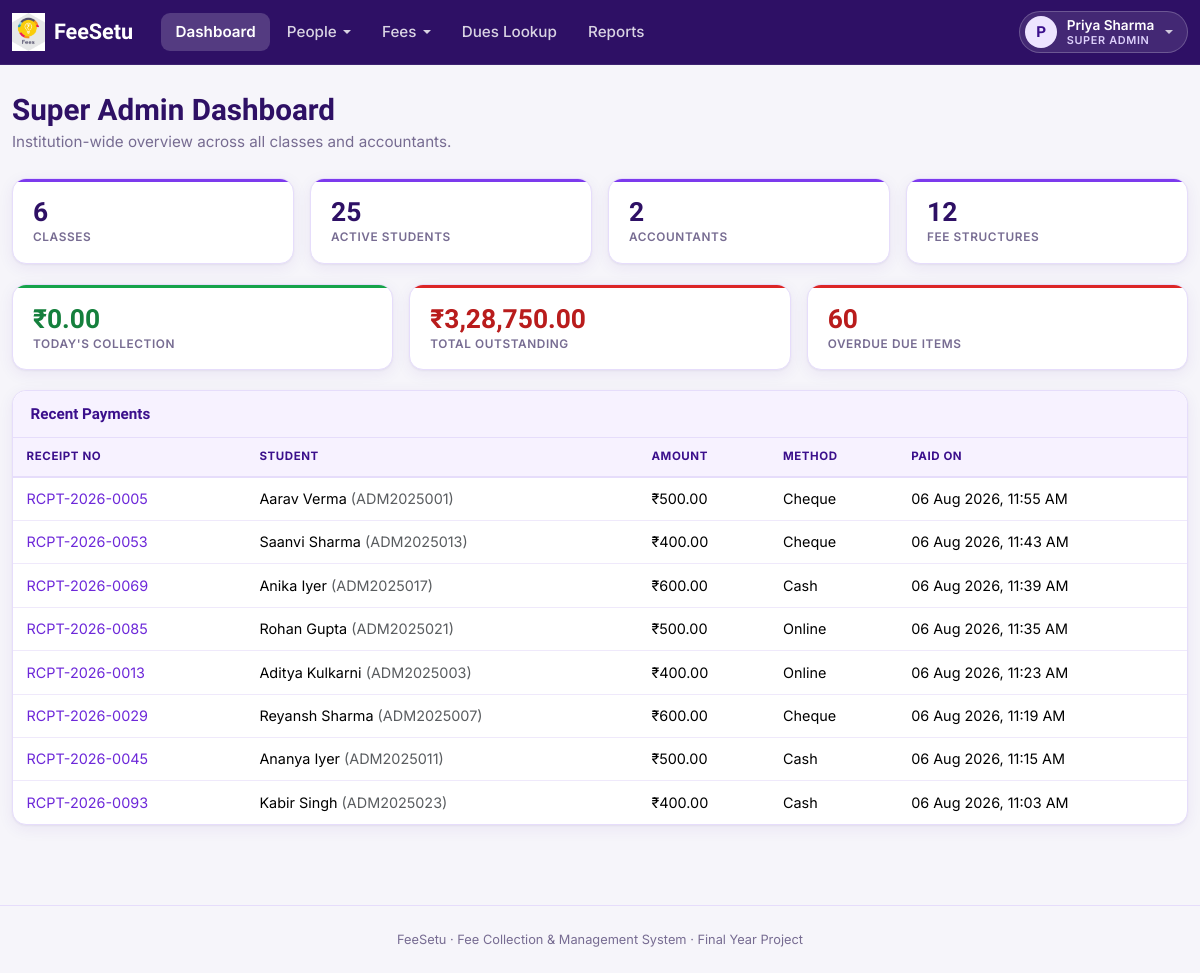
/index.php?route=admin/dashboard (signed in), run on the app's committed database.
### tables this page shows
CREATE TABLE payments (
    id             INT AUTO_INCREMENT PRIMARY KEY,
    student_id     INT NOT NULL,
    receipt_no     VARCHAR(30) NOT NULL UNIQUE,
    amount         DECIMAL(10,2) NOT NULL,
    method         ENUM('cash','cheque','online') NOT NULL DEFAULT 'cash',
    reference_no   VARCHAR(60) NULL,
    remarks        VARCHAR(255) NULL,
    recorded_by    INT NOT NULL,
    paid_at        DATETIME NOT NULL,
    created_at     TIMESTAMP NOT NULL DEFAULT CURRENT_TIMESTAMP,
    FOREIGN KEY (student_id) REFERENCES students(id) ON DELETE CASCADE,
    FOREIGN KEY (recorded_by) REFERENCES users(id) ON DELETE RESTRICT
);

CREATE TABLE users (
    id            INT AUTO_INCREMENT PRIMARY KEY,
    name          VARCHAR(100) NOT NULL,
    email         VARCHAR(150) NOT NULL UNIQUE,
    password      VARCHAR(255) NOT NULL,
    role          ENUM('super_admin','accountant','student') NOT NULL,
    status        ENUM('active','inactive') NOT NULL DEFAULT 'active',
    created_at    TIMESTAMP NOT NULL DEFAULT CURRENT_TIMESTAMP
);

CREATE TABLE students (
    id               INT AUTO_INCREMENT PRIMARY KEY,
    user_id          INT NOT NULL UNIQUE,
    admission_no     VARCHAR(30) NOT NULL UNIQUE,
    class_id         INT NOT NULL,
    roll_no          INT NOT NULL DEFAULT 0,
    guardian_name    VARCHAR(100) NULL,
    guardian_phone   VARCHAR(20) NULL,
    dob              DATE NULL,
    address          VARCHAR(255) NULL,
    status           ENUM('active','inactive') NOT NULL DEFAULT 'active',
    created_at       TIMESTAMP NOT NULL DEFAULT CURRENT_TIMESTAMP,
    FOREIGN KEY (user_id) REFERENCES users(id) ON DELETE CASCADE,
    FOREIGN KEY (class_id) REFERENCES classes(id) ON DELETE RESTRICT
);

### app/controllers/AdminController.php (called while the page is built, shortened)
<?php
require_once __DIR__ . '/../models/Student.php';
require_once __DIR__ . '/../models/Report.php';
class AdminController
{
    public function dashboard(): void
    {
        $pdo = Database::connect();
        $stats = [
            'classes' => (int)$pdo->query('SELECT COUNT(*) FROM classes')->fetchColumn(),
            'students' => Student::countActive(),
            'accountants' => (int)$pdo->query("SELECT COUNT(*) FROM users WHERE role = 'accountant'")->fetchColumn(),
            'structures' => (int)$pdo->query("SELECT COUNT(*) FROM fee_structures WHERE status = 'active'")->fetchColumn(),
            'todays_collection' => Report::todaysCollection(),
            'total_outstanding' => Report::totalOutstanding(),
            'defaulters' => Report::defaultersCount(),
        ];
        $recentPayments = $pdo->query(
            "SELECT p.*, u.name AS student_name, st.admission_no
             FROM payments p
             JOIN students st ON st.id = p.student_id
             JOIN users u ON u.id = st.user_id
             ORDER BY p.paid_at DESC LIMIT 8"
        )->fetchAll();
        require __DIR__ . '/../views/admin/dashboard.php';
    }
}

### public/index.php (called while the page is built, shortened)
<?php
require_once __DIR__ . '/../core/helpers.php';
require_once __DIR__ . '/../core/Database.php';
require_once __DIR__ . '/../app/controllers/AdminController.php';
$router = new Router();
$router->get('login', fn() => (new AuthController())->showLogin());
$router->post('login', fn() => (new AuthController())->login());
$router->post('logout', fn() => (new AuthController())->logout());
$router->get('account/password', fn() => (new AccountController())->passwordForm());
$router->post('account/password', fn() => (new AccountController())->passwordUpdate());
$router->get('admin/dashboard', fn() => (new AdminController())->dashboard());
$router->get('admin/classes', fn() => (new AdminController())->classes());
$router->post('admin/classes/store', fn() => (new AdminController())->classStore());
$router->post('admin/classes/update', fn() => (new AdminController())->classUpdate());
$router->post('admin/classes/delete', fn() => (new AdminController())->classDelete());
$router->get('admin/students', fn() => (new AdminController())->students());
$router->post('admin/students/store', fn() => (new AdminController())->studentStore());
$router->get('admin/students/import', fn() => (new AdminController())->studentImportForm());
$router->post('admin/students/import', fn() => (new AdminController())->studentImport());
$router->get('admin/students/import/result', fn() => (new AdminController())->studentImportResult());
$router->get('admin/students/view', fn() => (new AdminController())->studentView());
$router->post('admin/students/status', fn() => (new AdminController())->studentStatus());
$router->get('admin/accountants', fn() => (new AdminController())->accountants());
$router->post('admin/accountants/store', fn() => (new AdminController())->accountantStore());
$router->post('admin/accountants/status', fn() => (new AdminController())->accountantStatus());
$router->get('accountant/dashboard', fn() => (new AccountantController())->dashboard());
$router->get('fee-heads', fn() => (new FeeController())->heads());
$router->post('fee-heads/store', fn() => (new FeeController())->headStore());
$router->post('fee-heads/update', fn() => (new FeeController())->headUpdate());
$router->post('fee-heads/delete', fn() => (new FeeController())->headDelete());
$router->get('fee-structures', fn() => (new FeeController())->structures());
$router->get('fee-structures/create', fn() => (new FeeController())->structureCreateForm());
$router->post('fee-structures/store', fn() => (new FeeController())->structureStore());
$router->get('fee-structures/view', fn() => (new FeeController())->structureView());
$router->post('fee-structures/status', fn() => (new FeeController())->structureStatus());
$router->get('dues', fn() => (new DuesController())->search());
$router->get('dues/view', fn() => (new DuesController())->view());
$router->post('dues/concession', fn() => (new DuesController())->concessionStore());
$router->get('payments/collect', fn() => (new PaymentController())->collectForm());
$router->post('payments/store', fn() => (new PaymentController())->store());
$router->get('payments/receipt', fn() => (new PaymentController())->receipt());
$router->get('payments/receipt/download', fn() => (new PaymentController())->receiptDownload());
$router->get('reports', fn() => (new ReportController())->index());
$router->get('student/dashboard', fn() => (new StudentController())->dashboard());
$router->get('student/dues', fn() => (new StudentController())->dues());
$router->get('student/history', fn() => (new StudentController())->history());
$route = $_GET['route'] ?? '';
$router->dispatch($_SERVER['REQUEST_METHOD'], $route);

### core/Router.php (called while the page is built, shortened)
<?php
class Router
{
    private array $routes = ['GET' => [], 'POST' => []];
    public function get(string $route, callable $handler): void
    {
        $this->routes['GET'][$route] = $handler;
    }
    public function post(string $route, callable $handler): void
    {
        $this->routes['POST'][$route] = $handler;
    }
    public function dispatch(string $method, string $route): void
    {
        $handler = $this->routes[$method][$route] ?? null;
        try {
            $handler();
        } catch (Throwable $e) {
            error_log($e->getMessage());
            http_response_code(500);
            require __DIR__ . '/../app/views/errors/500.php';
        }
    }
}

### core/Database.php (called while the page is built)
<?php
class Database
{
    private static ?PDO $instance = null;
    public static function connect(): PDO
    {
        if (self::$instance === null) {
            $config = require __DIR__ . '/../config/database.php';
            $dsn = sprintf(
                'mysql:host=%s;port=%d;dbname=%s;charset=%s',
                $config['host'],
                $config['port'],
                $config['database'],
                $config['charset']
            );
            self::$instance = new PDO($dsn, $config['username'], $config['password'], [
                PDO::ATTR_ERRMODE            => PDO::ERRMODE_EXCEPTION,
                PDO::ATTR_DEFAULT_FETCH_MODE => PDO::FETCH_ASSOC,
                PDO::ATTR_EMULATE_PREPARES   => false,
            ]);
        }
        return self::$instance;
    }
}

### app/models/Student.php (called while the page is built, shortened)
<?php
class Student
{
    public static function countActive(): int
    {
        return (int)Database::connect()->query("SELECT COUNT(*) FROM students WHERE status = 'active'")->fetchColumn();
    }
}

### app/models/Report.php (called while the page is built, shortened)
<?php
class Report
{
    public static function todaysCollection(): float
    {
        $stmt = Database::connect()->query(
            "SELECT COALESCE(SUM(amount), 0) FROM payments WHERE DATE(paid_at) = CURDATE()"
        );
        return (float)$stmt->fetchColumn();
    }
    public static function totalOutstanding(): float
    {
        $sql = 'SELECT COALESCE(SUM(base_amount - concession_amount + late_fee_amount - amount_paid), 0)
                FROM student_dues WHERE status != "paid"';
        return (float)Database::connect()->query($sql)->fetchColumn();
    }
    public static function defaultersCount(): int
    {
        return (int)Database::connect()->query(
            "SELECT COUNT(*) FROM student_dues WHERE status != 'paid' AND due_date < CURDATE()"
        )->fetchColumn();
    }
}

### core/helpers.php (called while the page is built, shortened)
<?php
function e(?string $value): string
{
    return htmlspecialchars($value ?? '', ENT_QUOTES, 'UTF-8');
}
function inr(float|int|string $amount): string
{
    $amount = (float)$amount;
    $negative = $amount < 0;
    $amount = abs($amount);
    $parts = explode('.', number_format($amount, 2, '.', ''));
    $intPart = $parts[0];
    $decPart = $parts[1];
    if (strlen($intPart) > 3) {
        $lastThree = substr($intPart, -3);
        $rest = substr($intPart, 0, -3);
        $rest = preg_replace('/\B(?=(\d{2})+(?!\d))/', ',', $rest);
        $grouped = $rest . ',' . $lastThree;
    } else {
        $grouped = $intPart;
    }
    return ($negative ? '-' : '') . '₹' . $grouped . '.' . $decPart;
}
function format_datetime(?string $datetime): string
{
    $ts = strtotime($datetime);
    return $ts === false ? '-' : date('d M Y, h:i A', $ts);
}

### app/views/admin/dashboard.php (the view, shortened to what this page needs)
<?php require __DIR__ . '/../partials/header.php'; ?>
<?php require __DIR__ . '/../partials/navbar.php'; ?>
<h1 class="fs-page-title">Super Admin Dashboard</h1>
<p class="fs-page-sub">Institution-wide overview across all classes and accountants.</p>
<div class="fs-stat-grid cols-4">
    <div class="fs-stat tone-purple">
        <span class="fs-stat-value"><?= (int)$stats['classes'] ?></span>
        <span class="fs-stat-label">Classes</span>
    </div>
    <div class="fs-stat tone-purple">
        <span class="fs-stat-value"><?= (int)$stats['students'] ?></span>
        <span class="fs-stat-label">Active Students</span>
    </div>
    <div class="fs-stat tone-purple">
        <span class="fs-stat-value"><?= (int)$stats['accountants'] ?></span>
        <span class="fs-stat-label">Accountants</span>
    </div>
    <div class="fs-stat">
        <span class="fs-stat-value"><?= (int)$stats['structures'] ?></span>
        <span class="fs-stat-label">Fee Structures</span>
    </div>
</div>
<div class="fs-stat-grid cols-3">
    <div class="fs-stat tone-green">
        <span class="fs-stat-value"><?= inr($stats['todays_collection']) ?></span>
        <span class="fs-stat-label">Today's Collection</span>
    </div>
    <div class="fs-stat tone-red">
        <span class="fs-stat-value"><?= inr($stats['total_outstanding']) ?></span>
        <span class="fs-stat-label">Total Outstanding</span>
    </div>
    <div class="fs-stat tone-red">
        <span class="fs-stat-value"><?= (int)$stats['defaulters'] ?></span>
        <span class="fs-stat-label">Overdue Due Items</span>
    </div>
</div>
<div class="card">
    <div class="card-header">Recent Payments</div>
    <div class="table-responsive">
        <table class="table table-hover mb-0">
            <thead>
                <tr><th>Receipt No</th><th>Student</th><th>Amount</th><th>Method</th><th>Paid On</th></tr>
            </thead>
            <tbody>
            <?php foreach ($recentPayments as $p): ?>
                <tr>
                    <td><a href="/index.php?route=payments/receipt&id=<?= (int)$p['id'] ?>"><?= e($p['receipt_no']) ?></a></td>
                    <td><?= e($p['student_name']) ?> <span class="text-muted">(<?= e($p['admission_no']) ?>)</span></td>
                    <td><?= inr($p['amount']) ?></td>
                    <td class="text-capitalize"><?= e($p['method']) ?></td>
                    <td><?= format_datetime($p['paid_at']) ?></td>
                </tr>
            <?php endforeach; ?>
            </tbody>
        </table>
    </div>
</div>
<?php require __DIR__ . '/../partials/footer.php'; ?>

### data on the page
payments: receipt_no "RCPT-2026-0005", users.name "Aarav Verma", student.admission_no "ADM2025001", amount "₹500.00", method "Cheque", paid_at "06 Aug 2026, 11:55 AM"
payments: receipt_no "RCPT-2026-0053", users.name "Saanvi Sharma", student.admission_no "ADM2025013", amount "₹400.00", method "Cheque", paid_at "06 Aug 2026, 11:43 AM"
payments: receipt_no "RCPT-2026-0069", users.name "Anika Iyer", student.admission_no "ADM2025017", amount "₹600.00", method "Cash", paid_at "06 Aug 2026, 11:39 AM"
payments: receipt_no "RCPT-2026-0085", users.name "Rohan Gupta", student.admission_no "ADM2025021", amount "₹500.00", method "Online", paid_at "06 Aug 2026, 11:35 AM"
payments: receipt_no "RCPT-2026-0013", users.name "Aditya Kulkarni", student.admission_no "ADM2025003", amount "₹400.00", method "Online", paid_at "06 Aug 2026, 11:23 AM"
payments: receipt_no "RCPT-2026-0029", users.name "Reyansh Sharma", student.admission_no "ADM2025007", amount "₹600.00", method "Cheque", paid_at "06 Aug 2026, 11:19 AM"
payments: receipt_no "RCPT-2026-0045", users.name "Ananya Iyer", student.admission_no "ADM2025011", amount "₹500.00", method "Cash", paid_at "06 Aug 2026, 11:15 AM"
payments: receipt_no "RCPT-2026-0093", users.name "Kabir Singh", student.admission_no "ADM2025023", amount "₹400.00", method "Cash", paid_at "06 Aug 2026, 11:03 AM"

### other printed values
$item "Dashboard"
$item['label'] "People"
$item['label'] "Fees"
$item "Dues Lookup"
$item "Reports"
$initial "P"
$userName "Priya Sharma"
$roleLabel "SUPER ADMIN"
$stats['classes'] "6"
$stats['students'] "25"
$stats['accountants'] "2"
$stats['structures'] "12"
inr($stats['todays_collection']) "₹0.00"
inr($stats['total_outstanding']) "₹3,28,750.00"
$stats['defaulters'] "60"
